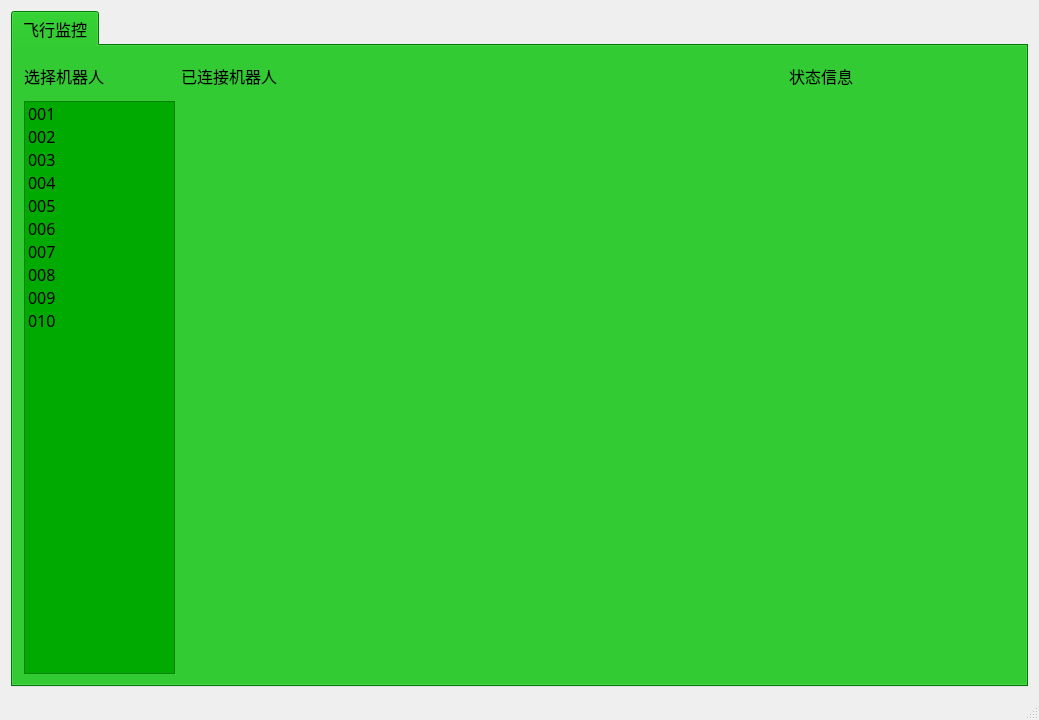
<?xml version="1.0" encoding="UTF-8"?>
<ui version="4.0">
 <class>MainWindow</class>
 <widget class="QMainWindow" name="MainWindow">
  <property name="geometry">
   <rect>
    <x>0</x>
    <y>0</y>
    <width>1039</width>
    <height>720</height>
   </rect>
  </property>
  <property name="windowTitle">
   <string>MainWindow</string>
  </property>
  <property name="styleSheet">
   <string notr="true">background-image: url(:/attitude/attitude/background-new.jpg);</string>
  </property>
  <widget class="QWidget" name="centralWidget">
   <layout class="QGridLayout" name="gridLayout_8">
    <item row="0" column="0">
     <layout class="QGridLayout" name="gridLayout_5" columnstretch="0"/>
    </item>
    <item row="1" column="0">
     <widget class="QTabWidget" name="tabWidget">
      <property name="palette">
       <palette>
        <active>
         <colorrole role="Button">
          <brush brushstyle="SolidPattern">
           <color alpha="255">
            <red>0</red>
            <green>170</green>
            <blue>0</blue>
           </color>
          </brush>
         </colorrole>
         <colorrole role="Base">
          <brush brushstyle="SolidPattern">
           <color alpha="255">
            <red>0</red>
            <green>170</green>
            <blue>0</blue>
           </color>
          </brush>
         </colorrole>
         <colorrole role="Window">
          <brush brushstyle="SolidPattern">
           <color alpha="255">
            <red>0</red>
            <green>170</green>
            <blue>0</blue>
           </color>
          </brush>
         </colorrole>
        </active>
        <inactive>
         <colorrole role="Button">
          <brush brushstyle="SolidPattern">
           <color alpha="255">
            <red>0</red>
            <green>170</green>
            <blue>0</blue>
           </color>
          </brush>
         </colorrole>
         <colorrole role="Base">
          <brush brushstyle="SolidPattern">
           <color alpha="255">
            <red>0</red>
            <green>170</green>
            <blue>0</blue>
           </color>
          </brush>
         </colorrole>
         <colorrole role="Window">
          <brush brushstyle="SolidPattern">
           <color alpha="255">
            <red>0</red>
            <green>170</green>
            <blue>0</blue>
           </color>
          </brush>
         </colorrole>
        </inactive>
        <disabled>
         <colorrole role="Button">
          <brush brushstyle="SolidPattern">
           <color alpha="255">
            <red>0</red>
            <green>170</green>
            <blue>0</blue>
           </color>
          </brush>
         </colorrole>
         <colorrole role="Base">
          <brush brushstyle="SolidPattern">
           <color alpha="255">
            <red>0</red>
            <green>170</green>
            <blue>0</blue>
           </color>
          </brush>
         </colorrole>
         <colorrole role="Window">
          <brush brushstyle="SolidPattern">
           <color alpha="255">
            <red>0</red>
            <green>170</green>
            <blue>0</blue>
           </color>
          </brush>
         </colorrole>
        </disabled>
       </palette>
      </property>
      <property name="font">
       <font>
        <family>微软雅黑</family>
        <pointsize>12</pointsize>
       </font>
      </property>
      <property name="styleSheet">
       <string notr="true">background-image: url(:/attitude/attitude/background-new.jpg);</string>
      </property>
      <property name="currentIndex">
       <number>0</number>
      </property>
      <property name="iconSize">
       <size>
        <width>24</width>
        <height>24</height>
       </size>
      </property>
      <property name="movable">
       <bool>false</bool>
      </property>
      <widget class="QWidget" name="view">
       <attribute name="title">
        <string>飞行监控</string>
       </attribute>
       <layout class="QGridLayout" name="gridLayout_3">
        <item row="0" column="0">
         <layout class="QGridLayout" name="gridLayout" rowstretch="1,15" columnstretch="2,8,3">
          <item row="1" column="0">
           <widget class="QListWidget" name="listWidget">
            <property name="font">
             <font>
              <pointsize>12</pointsize>
             </font>
            </property>
            <item>
             <property name="text">
              <string>001</string>
             </property>
             <property name="checkState">
              <enum>Unchecked</enum>
             </property>
            </item>
            <item>
             <property name="text">
              <string>002</string>
             </property>
             <property name="checkState">
              <enum>Unchecked</enum>
             </property>
            </item>
            <item>
             <property name="text">
              <string>003</string>
             </property>
             <property name="checkState">
              <enum>Unchecked</enum>
             </property>
            </item>
            <item>
             <property name="text">
              <string>004</string>
             </property>
             <property name="checkState">
              <enum>Unchecked</enum>
             </property>
            </item>
            <item>
             <property name="text">
              <string>005</string>
             </property>
             <property name="checkState">
              <enum>Unchecked</enum>
             </property>
            </item>
            <item>
             <property name="text">
              <string>006</string>
             </property>
             <property name="checkState">
              <enum>Unchecked</enum>
             </property>
            </item>
            <item>
             <property name="text">
              <string>007</string>
             </property>
             <property name="checkState">
              <enum>Unchecked</enum>
             </property>
            </item>
            <item>
             <property name="text">
              <string>008</string>
             </property>
             <property name="checkState">
              <enum>Unchecked</enum>
             </property>
            </item>
            <item>
             <property name="text">
              <string>009</string>
             </property>
             <property name="checkState">
              <enum>Unchecked</enum>
             </property>
            </item>
            <item>
             <property name="text">
              <string>010</string>
             </property>
             <property name="checkState">
              <enum>Unchecked</enum>
             </property>
            </item>
           </widget>
          </item>
          <item row="1" column="2">
           <widget class="QStackedWidget" name="stackedWidget_Status">
            <property name="currentIndex">
             <number>1</number>
            </property>
            <widget class="QWidget" name="page"/>
            <widget class="QWidget" name="page_2"/>
           </widget>
          </item>
          <item row="1" column="1">
           <widget class="QWidget" name="widget_Roberts" native="true"/>
          </item>
          <item row="0" column="1">
           <widget class="QLabel" name="label_3">
            <property name="font">
             <font>
              <family>微软雅黑</family>
              <pointsize>12</pointsize>
              <weight>50</weight>
              <bold>false</bold>
             </font>
            </property>
            <property name="styleSheet">
             <string notr="true">border-color: rgb(85, 0, 255);</string>
            </property>
            <property name="text">
             <string>已连接机器人</string>
            </property>
           </widget>
          </item>
          <item row="0" column="0">
           <widget class="QLabel" name="label">
            <property name="font">
             <font>
              <family>微软雅黑</family>
              <pointsize>12</pointsize>
              <weight>50</weight>
              <bold>false</bold>
             </font>
            </property>
            <property name="styleSheet">
             <string notr="true">border-color: rgb(85, 0, 255);</string>
            </property>
            <property name="text">
             <string>选择机器人</string>
            </property>
           </widget>
          </item>
          <item row="0" column="2">
           <widget class="QLabel" name="label_2">
            <property name="font">
             <font>
              <family>微软雅黑</family>
              <pointsize>12</pointsize>
              <weight>50</weight>
              <bold>false</bold>
             </font>
            </property>
            <property name="styleSheet">
             <string notr="true">border-color: rgb(85, 0, 255);</string>
            </property>
            <property name="text">
             <string>状态信息</string>
            </property>
           </widget>
          </item>
         </layout>
        </item>
       </layout>
      </widget>
     </widget>
    </item>
   </layout>
  </widget>
  <widget class="QMenuBar" name="menuBar">
   <property name="geometry">
    <rect>
     <x>0</x>
     <y>0</y>
     <width>1039</width>
     <height>23</height>
    </rect>
   </property>
  </widget>
  <widget class="QStatusBar" name="statusBar"/>
 </widget>
 <layoutdefault spacing="6" margin="11"/>
 <resources/>
 <connections/>
</ui>
